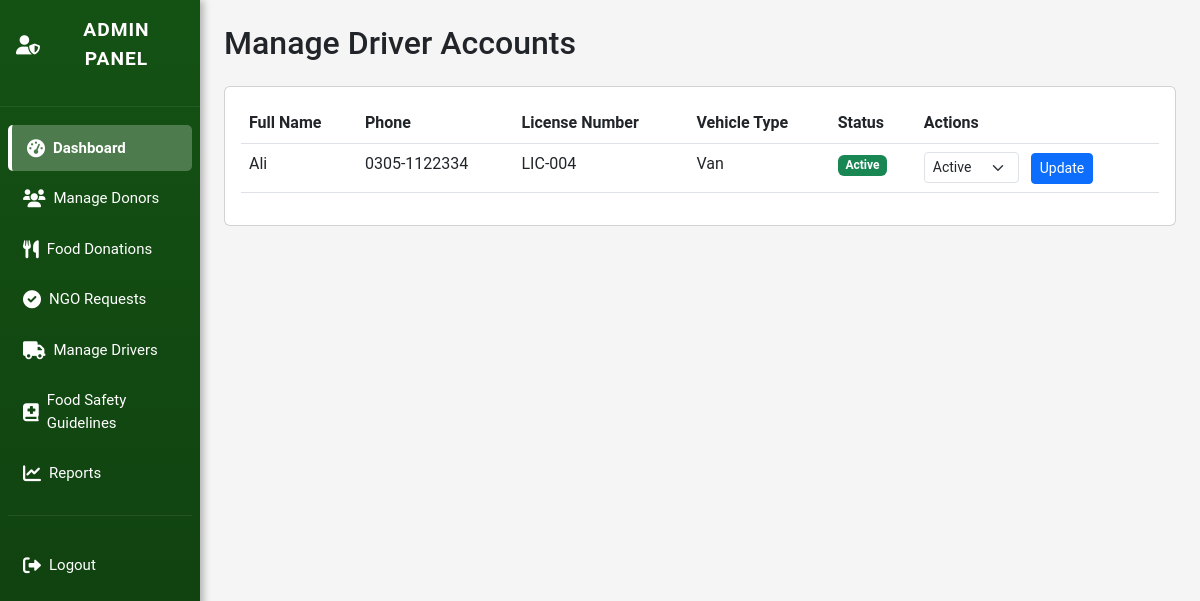
Page /manage_drivers.php (signed in) on the committed database.
### tables this page shows
CREATE TABLE `drivers` (
  `id` int(10) UNSIGNED NOT NULL,
  `full_name` varchar(255) NOT NULL,
  `phone` varchar(50) NOT NULL,
  `license_number` varchar(100) NOT NULL,
  `vehicle_type` varchar(50) NOT NULL,
  `status` enum('active','inactive') NOT NULL DEFAULT 'active',
  `created_at` datetime NOT NULL DEFAULT current_timestamp()
);

### manage_drivers.php (the view, shortened to what this page needs)
<?php
include 'config.php';
$drivers_result = $conn->query("SELECT * FROM drivers ORDER BY created_at DESC");
$drivers = $drivers_result->fetch_all(MYSQLI_ASSOC);
?>
<!DOCTYPE html>
<html lang="en">
<head>
<link href="https://cdn.jsdelivr.net/npm/bootstrap@5.3.0/dist/css/bootstrap.min.css" rel="stylesheet">
<link href="https://cdnjs.cloudflare.com/ajax/libs/font-awesome/6.0.0/css/all.min.css" rel="stylesheet">
</head>
<body>
<div class="container-fluid">
<div class="row">
    <div class="col-md-2 p-0">
        <?php include 'admin_sidebar.php'; ?>
    </div>
    <div class="col-md-10 p-4">
        <h2 class="mb-4">Manage Driver Accounts</h2>
        <section>
            <div class="card">
                <div class="card-body table-responsive">
                    <table class="table table-hover">
                        <thead>
                            <tr>
                                <th>Full Name</th>
                                <th>Phone</th>
                                <th>License Number</th>
                                <th>Vehicle Type</th>
                                <th>Status</th>
                                <th>Actions</th>
                            </tr>
                        </thead>
                        <tbody>
                            <?php foreach ($drivers as $driver): ?>
                            <tr>
                                <td><?php echo htmlspecialchars($driver['full_name']); ?></td>
                                <td><?php echo htmlspecialchars($driver['phone']); ?></td>
                                <td><?php echo htmlspecialchars($driver['license_number']); ?></td>
                                <td><?php echo ucfirst($driver['vehicle_type']); ?></td>
                                <td><span class="badge bg-<?php echo $driver['status']=='active'?'success':($driver['status']=='inactive'?'warning':'danger'); ?>"><?php echo ucfirst($driver['status']); ?></span></td>
                                <td>
                                    <form method="POST" class="d-inline">
                                        <select name="status" class="form-select form-select-sm d-inline w-auto me-2">
                                            <option value="active" <?php echo $driver['status']=='active'?'selected':''; ?>>Active</option>
                                        </select>
                                        <button type="submit" name="update_driver_status" class="btn btn-sm btn-primary">Update</button>
                                    </form>
                                </td>
                            </tr>
                            <?php endforeach; ?>
                        </tbody>
                    </table>
                </div>
            </div>
        </section>
    </div>
</div>
</div>
</body>
</html>

### manage_drivers.php (style rules this page uses)
:root { --primary-color: #001BB7; --secondary-color: #0046FF; --light-bg: #f5f5f5; }
body { background: var(--light-bg); font-family: 'Roboto', sans-serif; }

### rows in the picture
drivers: full_name "Ali", phone "0305-1122334", license_number "LIC-004", vehicle_type "Van", status "Active"
